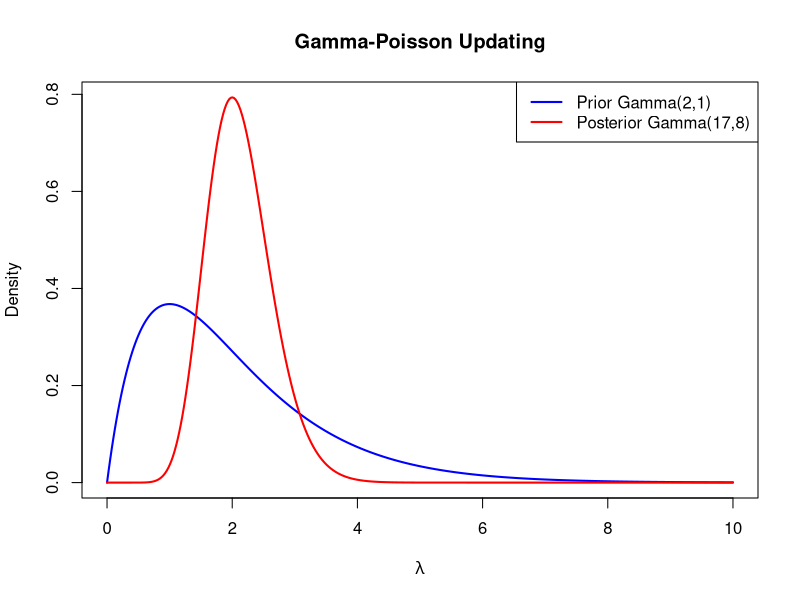

Write R code to recreate this figure.
## ---- chunk 1
# Posterior update for Gamma-Poisson model
y <- c(3, 2, 4, 1, 0, 2, 3)
a0 <- 2; b0 <- 1   # prior Gamma(2,1)
n <- length(y)

a1 <- a0 + sum(y)
b1 <- b0 + n

lambda <- seq(0, 10, length.out = 400)
prior <- dgamma(lambda, a0, b0)
posterior <- dgamma(lambda, a1, b1)

plot(lambda, prior, type="l", lwd=2, col="blue", ylim=c(0, max(posterior)),
     ylab="Density", xlab=expression(lambda),
     main="Gamma-Poisson Updating")
lines(lambda, posterior, col="red", lwd=2)
legend("topright",
       legend=c("Prior Gamma(2,1)", paste0("Posterior Gamma(", a1, ",", b1, ")")),
       col=c("blue", "red"), lwd=2)
